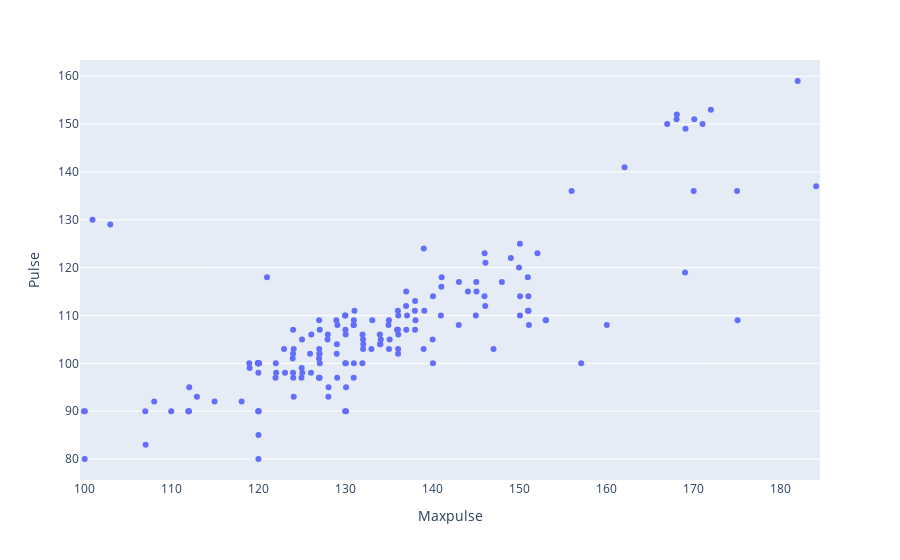

The notebook cell this image was saved under:
### Code cell
# Creating a strip chat in plotly express with 'Calories' assigned to the x-axis and 'Pulse' assigned to the y-axis
strip = px.strip(df, x = "Maxpulse", y = "Pulse")

# Print strip chart
strip.show()

# FINDINGS:
# Data shows an upward correlation between Maxpulse and Pulse.
# As an individuals max-pulse increases, the average pulse increases as well

### Figure 1 — Plotly figure (JSON) as saved in the notebook; plotly's stock layout.template omitted (floating-point values rounded to 4 significant figures; data arrays with more than 128 entries replaced by an {"elided": "..."} marker saying what was removed)
{"data": [{"alignmentgroup": "True", "boxpoints": "all", "fillcolor": "rgba(255,255,255,0)", "hoveron": "points", "hovertemplate": "Maxpulse=%{x}<br>Pulse=%{y}<extra></extra>", "legendgroup": "", "line": {"color": "rgba(255,255,255,0)"}, "marker": {"color": "#636efa"}, "name": "", "offsetgroup": "", "orientation": "v", "pointpos": 0, "showlegend": false, "type": "box", "x": {"elided": "169 int values"}, "x0": " ", "xaxis": "x", "y": {"elided": "169 int values"}, "y0": " ", "yaxis": "y"}], "layout": {"boxmode": "group", "legend": {"tracegroupgap": 0}, "margin": {"t": 60}, "xaxis": {"anchor": "y", "domain": [0, 1], "title": {"text": "Maxpulse"}}, "yaxis": {"anchor": "x", "domain": [0, 1], "title": {"text": "Pulse"}}}}
